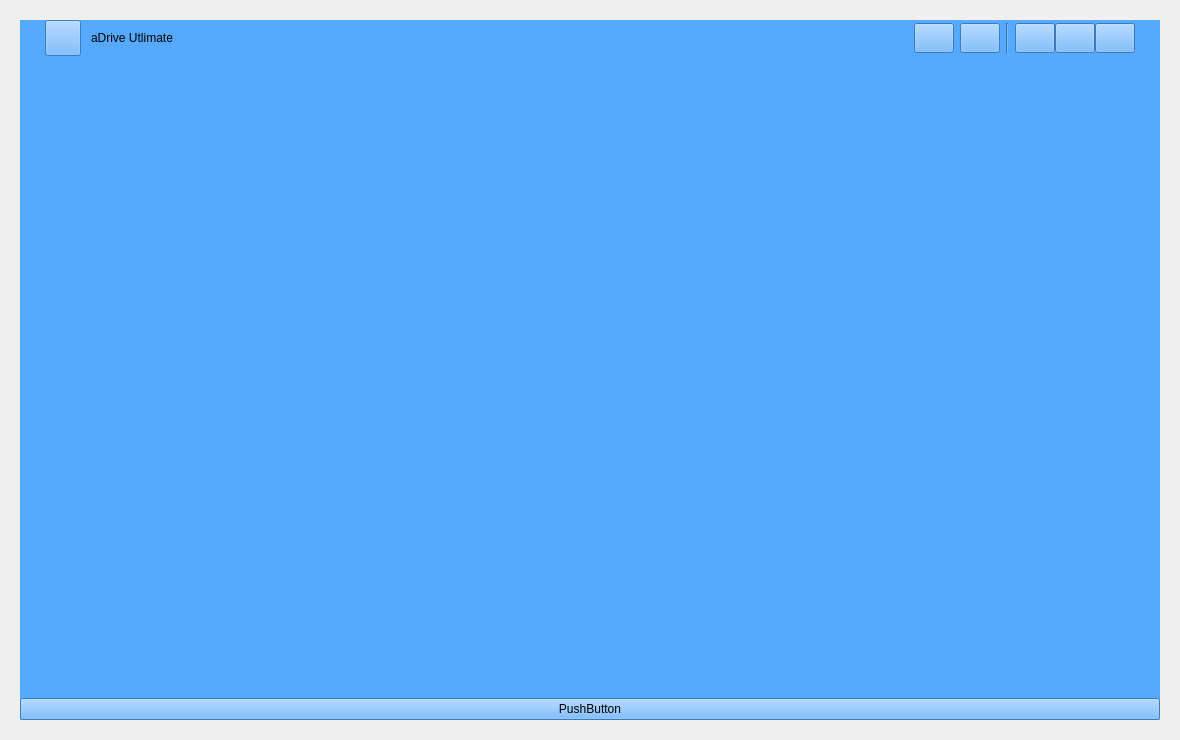
<?xml version="1.0" encoding="UTF-8"?>
<ui version="4.0">
 <class>aDriveBasic</class>
 <widget class="QWidget" name="aDriveBasic">
  <property name="geometry">
   <rect>
    <x>0</x>
    <y>0</y>
    <width>1180</width>
    <height>740</height>
   </rect>
  </property>
  <property name="minimumSize">
   <size>
    <width>1180</width>
    <height>740</height>
   </size>
  </property>
  <property name="windowTitle">
   <string>Form</string>
  </property>
  <property name="styleSheet">
   <string notr="true"/>
  </property>
  <layout class="QVBoxLayout" name="aDriveBasicVerticalLayout">
   <property name="spacing">
    <number>0</number>
   </property>
   <property name="leftMargin">
    <number>20</number>
   </property>
   <property name="topMargin">
    <number>20</number>
   </property>
   <property name="rightMargin">
    <number>20</number>
   </property>
   <property name="bottomMargin">
    <number>20</number>
   </property>
   <item>
    <widget class="QWidget" name="aDriveWidget" native="true">
     <property name="minimumSize">
      <size>
       <width>1140</width>
       <height>700</height>
      </size>
     </property>
     <property name="styleSheet">
      <string notr="true">background-color: rgb(85, 170, 255);</string>
     </property>
     <layout class="QVBoxLayout" name="verticalLayout">
      <property name="spacing">
       <number>0</number>
      </property>
      <property name="leftMargin">
       <number>0</number>
      </property>
      <property name="topMargin">
       <number>0</number>
      </property>
      <property name="rightMargin">
       <number>0</number>
      </property>
      <property name="bottomMargin">
       <number>0</number>
      </property>
      <item>
       <widget class="QWidget" name="widget" native="true">
        <layout class="QHBoxLayout" name="horizontalLayout_3">
         <property name="leftMargin">
          <number>25</number>
         </property>
         <property name="topMargin">
          <number>0</number>
         </property>
         <property name="rightMargin">
          <number>25</number>
         </property>
         <property name="bottomMargin">
          <number>0</number>
         </property>
         <item>
          <widget class="QWidget" name="widget_4" native="true">
           <layout class="QHBoxLayout" name="horizontalLayout_4">
            <property name="spacing">
             <number>10</number>
            </property>
            <property name="leftMargin">
             <number>0</number>
            </property>
            <property name="topMargin">
             <number>0</number>
            </property>
            <property name="rightMargin">
             <number>0</number>
            </property>
            <property name="bottomMargin">
             <number>0</number>
            </property>
            <item>
             <widget class="QPushButton" name="aDriveLogo">
              <property name="sizePolicy">
               <sizepolicy hsizetype="Fixed" vsizetype="Fixed">
                <horstretch>0</horstretch>
                <verstretch>0</verstretch>
               </sizepolicy>
              </property>
              <property name="minimumSize">
               <size>
                <width>36</width>
                <height>36</height>
               </size>
              </property>
              <property name="maximumSize">
               <size>
                <width>36</width>
                <height>36</height>
               </size>
              </property>
              <property name="text">
               <string/>
              </property>
             </widget>
            </item>
            <item>
             <widget class="QLabel" name="aDriveName">
              <property name="text">
               <string>aDrive Utlimate</string>
              </property>
             </widget>
            </item>
           </layout>
          </widget>
         </item>
         <item>
          <spacer name="horizontalSpacer">
           <property name="orientation">
            <enum>Qt::Horizontal</enum>
           </property>
           <property name="sizeHint" stdset="0">
            <size>
             <width>40</width>
             <height>20</height>
            </size>
           </property>
          </spacer>
         </item>
         <item>
          <widget class="QWidget" name="widget_3" native="true">
           <layout class="QHBoxLayout" name="horizontalLayout_2">
            <property name="leftMargin">
             <number>0</number>
            </property>
            <property name="topMargin">
             <number>0</number>
            </property>
            <property name="rightMargin">
             <number>0</number>
            </property>
            <property name="bottomMargin">
             <number>0</number>
            </property>
            <item>
             <widget class="QPushButton" name="aDriveTheme">
              <property name="sizePolicy">
               <sizepolicy hsizetype="Fixed" vsizetype="Fixed">
                <horstretch>0</horstretch>
                <verstretch>0</verstretch>
               </sizepolicy>
              </property>
              <property name="minimumSize">
               <size>
                <width>40</width>
                <height>30</height>
               </size>
              </property>
              <property name="maximumSize">
               <size>
                <width>40</width>
                <height>30</height>
               </size>
              </property>
              <property name="text">
               <string/>
              </property>
             </widget>
            </item>
            <item>
             <widget class="QPushButton" name="aDriveMenu">
              <property name="sizePolicy">
               <sizepolicy hsizetype="Fixed" vsizetype="Fixed">
                <horstretch>0</horstretch>
                <verstretch>0</verstretch>
               </sizepolicy>
              </property>
              <property name="minimumSize">
               <size>
                <width>40</width>
                <height>30</height>
               </size>
              </property>
              <property name="maximumSize">
               <size>
                <width>40</width>
                <height>30</height>
               </size>
              </property>
              <property name="text">
               <string/>
              </property>
             </widget>
            </item>
           </layout>
          </widget>
         </item>
         <item>
          <widget class="Line" name="line">
           <property name="maximumSize">
            <size>
             <width>16777215</width>
             <height>30</height>
            </size>
           </property>
           <property name="orientation">
            <enum>Qt::Vertical</enum>
           </property>
          </widget>
         </item>
         <item>
          <widget class="QWidget" name="widget_2" native="true">
           <layout class="QHBoxLayout" name="horizontalLayout">
            <property name="spacing">
             <number>0</number>
            </property>
            <property name="leftMargin">
             <number>0</number>
            </property>
            <property name="topMargin">
             <number>0</number>
            </property>
            <property name="rightMargin">
             <number>0</number>
            </property>
            <property name="bottomMargin">
             <number>0</number>
            </property>
            <item>
             <widget class="QPushButton" name="aDriveMinimize">
              <property name="sizePolicy">
               <sizepolicy hsizetype="Fixed" vsizetype="Fixed">
                <horstretch>0</horstretch>
                <verstretch>0</verstretch>
               </sizepolicy>
              </property>
              <property name="minimumSize">
               <size>
                <width>40</width>
                <height>30</height>
               </size>
              </property>
              <property name="maximumSize">
               <size>
                <width>40</width>
                <height>30</height>
               </size>
              </property>
              <property name="text">
               <string/>
              </property>
             </widget>
            </item>
            <item>
             <widget class="QPushButton" name="aDriveMaximize">
              <property name="sizePolicy">
               <sizepolicy hsizetype="Fixed" vsizetype="Fixed">
                <horstretch>0</horstretch>
                <verstretch>0</verstretch>
               </sizepolicy>
              </property>
              <property name="minimumSize">
               <size>
                <width>40</width>
                <height>30</height>
               </size>
              </property>
              <property name="maximumSize">
               <size>
                <width>40</width>
                <height>30</height>
               </size>
              </property>
              <property name="text">
               <string/>
              </property>
             </widget>
            </item>
            <item>
             <widget class="QPushButton" name="aDriveClose">
              <property name="sizePolicy">
               <sizepolicy hsizetype="Fixed" vsizetype="Fixed">
                <horstretch>0</horstretch>
                <verstretch>0</verstretch>
               </sizepolicy>
              </property>
              <property name="minimumSize">
               <size>
                <width>40</width>
                <height>30</height>
               </size>
              </property>
              <property name="maximumSize">
               <size>
                <width>40</width>
                <height>30</height>
               </size>
              </property>
              <property name="styleSheet">
               <string notr="true"/>
              </property>
              <property name="text">
               <string/>
              </property>
             </widget>
            </item>
           </layout>
          </widget>
         </item>
        </layout>
       </widget>
      </item>
      <item>
       <spacer name="verticalSpacer">
        <property name="orientation">
         <enum>Qt::Vertical</enum>
        </property>
        <property name="sizeHint" stdset="0">
         <size>
          <width>20</width>
          <height>40</height>
         </size>
        </property>
       </spacer>
      </item>
      <item>
       <layout class="QHBoxLayout" name="horizontalLayout_5">
        <item>
         <widget class="QPushButton" name="pushButton">
          <property name="text">
           <string>PushButton</string>
          </property>
         </widget>
        </item>
       </layout>
      </item>
     </layout>
    </widget>
   </item>
  </layout>
 </widget>
 <resources/>
 <connections/>
</ui>
